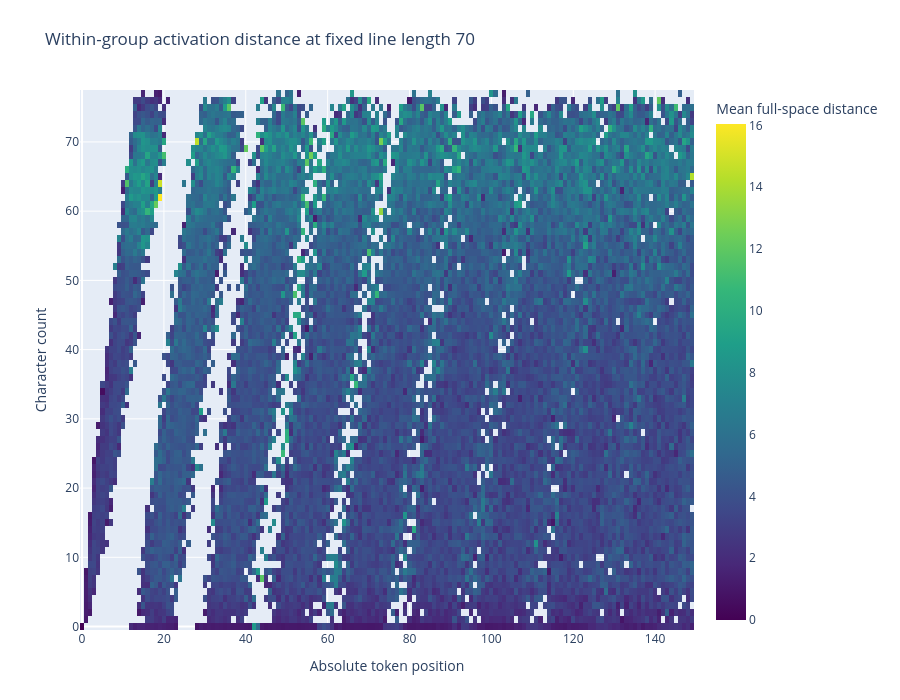

The notebook cell saved with this chart:
### Markdown cell above
## Within-position distances after controlling for character count

For each absolute token position and exact cumulative character count, this section groups examples together and computes the mean pairwise Euclidean distance between their full pre-final-attention activation vectors. Groups with fewer than two examples cannot contribute a pairwise distance.

### Code cell
distance_records = []
for position in range(seq_len):
    counts_at_position = np.unique(character_counts[:, position])
    for character_count in counts_at_position:
        group = activations[character_counts[:, position] == character_count, position]
        n_group = len(group)
        n_pairs = n_group * (n_group - 1) // 2
        if n_pairs == 0:
            mean_distance = np.nan
        else:
            # torch.pdist computes all unique unordered pairs without
            # constructing an explicit n x n distance matrix.
            group_tensor = torch.as_tensor(group, dtype=torch.float32)
            mean_distance = float(torch.pdist(group_tensor, p=2).mean().item())
        distance_records.append({
            "token_position": position,
            "character_count": int(character_count),
            "n_examples": n_group,
            "n_pairs": n_pairs,
            "mean_full_activation_distance": mean_distance,
        })

distance_table = __import__("pandas").DataFrame.from_records(distance_records)
distance_table = distance_table.sort_values(["token_position", "character_count"])
display(distance_table.head(30))
print(
    f"Groups with at least two examples: "
    f"{(distance_table['n_pairs'] > 0).sum():,} / {len(distance_table):,}"
)
print(
    "Mean of grouped mean distances: "
    f"{distance_table['mean_full_activation_distance'].mean():.4f}"
)

# Heatmap: columns are absolute token positions, rows are exact character counts.
heatmap_values = distance_table.pivot(
    index="character_count",
    columns="token_position",
    values="mean_full_activation_distance",
).sort_index()
fig_distances = go.Figure(go.Heatmap(
    z=heatmap_values.to_numpy(),
    x=heatmap_values.columns.to_numpy(),
    y=heatmap_values.index.to_numpy(),
    colorscale="Viridis",
    colorbar=dict(title="Mean full-space distance"),
    hovertemplate=(
        "token position=%{x}<br>character count=%{y}<br>"
        "mean pairwise distance=%{z:.4f}<extra></extra>"
    ),
))
fig_distances.update_layout(
    title=(f"Within-group activation distance at fixed line length {FIXED_LINE_LENGTH}"),
    xaxis_title="Absolute token position",
    yaxis_title="Character count",
    height=700, margin=dict(l=80, r=40, b=70, t=90),
)
display(fig_distances)

### Figure 1 — Plotly figure (JSON) as saved in the notebook; plotly's stock layout.template omitted (floating-point values rounded to 4 significant figures; data arrays with more than 128 entries replaced by an {"elided": "..."} marker saying what was removed)
{"data": [{"colorbar": {"title": {"text": "Mean full-space distance"}}, "colorscale": [[0, "#440154"], [0.1111, "#482878"], [0.2222, "#3e4989"], [0.3333, "#31688e"], [0.4444, "#26828e"], [0.5556, "#1f9e89"], [0.6667, "#35b779"], [0.7778, "#6ece58"], [0.8889, "#b5de2b"], [1, "#fde725"]], "hovertemplate": "token position=%{x}<br>character count=%{y}<br>mean pairwise distance=%{z:.4f}<extra></extra>", "type": "heatmap", "x": {"elided": "150 int values"}, "y": [0, 1, 2, 3, 4, 5, 6, 7, 8, 9, 10, 11, 12, 13, 14, 15, 16, 17, 18, 19, 20, 21, 22, 23, 24, 25, 26, 27, 28, 29, 30, 31, 32, 33, 34, 35, 36, 37, 38, 39, 40, 41, 42, 43, 44, 45, 46, 47, 48, 49, 50, 51, 52, 53, 54, 55, 56, 57, 58, 59, 60, 61, 62, 63, 64, 65, 66, 67, 68, 69, 70, 71, 72, 73, 74, 75, 76, 77], "z": {"elided": "78x150 float values"}}], "layout": {"height": 700, "margin": {"b": 70, "l": 80, "r": 40, "t": 90}, "title": {"text": "Within-group activation distance at fixed line length 70"}, "xaxis": {"title": {"text": "Absolute token position"}}, "yaxis": {"title": {"text": "Character count"}}}}
